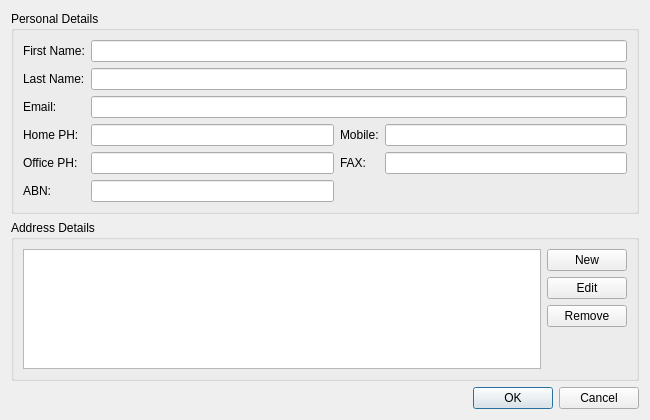
<?xml version="1.0" encoding="UTF-8"?>
<ui version="4.0">
 <class>AddContactDialog</class>
 <widget class="QDialog" name="AddContactDialog">
  <property name="geometry">
   <rect>
    <x>0</x>
    <y>0</y>
    <width>650</width>
    <height>420</height>
   </rect>
  </property>
  <property name="sizePolicy">
   <sizepolicy hsizetype="Fixed" vsizetype="Fixed">
    <horstretch>0</horstretch>
    <verstretch>0</verstretch>
   </sizepolicy>
  </property>
  <property name="minimumSize">
   <size>
    <width>650</width>
    <height>420</height>
   </size>
  </property>
  <property name="maximumSize">
   <size>
    <width>650</width>
    <height>420</height>
   </size>
  </property>
  <property name="windowTitle">
   <string>Dialog</string>
  </property>
  <layout class="QVBoxLayout" name="verticalLayout">
   <item>
    <widget class="QGroupBox" name="personalDetailsGroup">
     <property name="title">
      <string>Personal Details</string>
     </property>
     <layout class="QGridLayout" name="gridLayout_2">
      <item row="0" column="0">
       <widget class="QLabel" name="firstNameLabel">
        <property name="text">
         <string>First Name:</string>
        </property>
       </widget>
      </item>
      <item row="0" column="2" colspan="3">
       <widget class="QLineEdit" name="firstNameEdit"/>
      </item>
      <item row="1" column="0">
       <widget class="QLabel" name="lastNameLabel">
        <property name="text">
         <string>Last Name:</string>
        </property>
       </widget>
      </item>
      <item row="1" column="2" colspan="3">
       <widget class="QLineEdit" name="lastNameEdit"/>
      </item>
      <item row="2" column="0">
       <widget class="QLabel" name="emailLabel">
        <property name="text">
         <string>Email:</string>
        </property>
       </widget>
      </item>
      <item row="2" column="2" colspan="3">
       <widget class="QLineEdit" name="emailEdit"/>
      </item>
      <item row="3" column="0">
       <widget class="QLabel" name="homePHLabel">
        <property name="text">
         <string>Home PH:</string>
        </property>
       </widget>
      </item>
      <item row="3" column="2">
       <widget class="QLineEdit" name="homePHEdit"/>
      </item>
      <item row="3" column="3">
       <widget class="QLabel" name="mobileLabel">
        <property name="text">
         <string>Mobile:</string>
        </property>
       </widget>
      </item>
      <item row="3" column="4">
       <widget class="QLineEdit" name="mobileEdit"/>
      </item>
      <item row="4" column="0">
       <widget class="QLabel" name="officePHLabel">
        <property name="text">
         <string>Office PH:</string>
        </property>
       </widget>
      </item>
      <item row="4" column="2">
       <widget class="QLineEdit" name="officePHEdit"/>
      </item>
      <item row="4" column="3">
       <widget class="QLabel" name="faxLabel">
        <property name="text">
         <string>FAX:</string>
        </property>
       </widget>
      </item>
      <item row="4" column="4">
       <widget class="QLineEdit" name="faxEdit"/>
      </item>
      <item row="5" column="0">
       <widget class="QLabel" name="abnLabel">
        <property name="text">
         <string>ABN:</string>
        </property>
       </widget>
      </item>
      <item row="5" column="2">
       <widget class="QLineEdit" name="abnEdit"/>
      </item>
     </layout>
    </widget>
   </item>
   <item>
    <widget class="QGroupBox" name="addressGroup">
     <property name="title">
      <string>Address Details</string>
     </property>
     <layout class="QGridLayout" name="gridLayout">
      <item row="0" column="1">
       <widget class="QPushButton" name="addAddressButton">
        <property name="text">
         <string>New</string>
        </property>
       </widget>
      </item>
      <item row="1" column="1">
       <widget class="QPushButton" name="editAddressButton">
        <property name="text">
         <string>Edit</string>
        </property>
       </widget>
      </item>
      <item row="2" column="1">
       <widget class="QPushButton" name="removeAddressButton">
        <property name="text">
         <string>Remove</string>
        </property>
       </widget>
      </item>
      <item row="3" column="1">
       <spacer name="verticalSpacer">
        <property name="orientation">
         <enum>Qt::Vertical</enum>
        </property>
        <property name="sizeHint" stdset="0">
         <size>
          <width>20</width>
          <height>11</height>
         </size>
        </property>
       </spacer>
      </item>
      <item row="0" column="0" rowspan="4">
       <widget class="QTableView" name="addressList"/>
      </item>
     </layout>
    </widget>
   </item>
   <item>
    <widget class="QDialogButtonBox" name="buttonBox">
     <property name="orientation">
      <enum>Qt::Horizontal</enum>
     </property>
     <property name="standardButtons">
      <set>QDialogButtonBox::Cancel|QDialogButtonBox::Ok</set>
     </property>
    </widget>
   </item>
  </layout>
 </widget>
 <tabstops>
  <tabstop>firstNameEdit</tabstop>
  <tabstop>lastNameEdit</tabstop>
  <tabstop>emailEdit</tabstop>
  <tabstop>homePHEdit</tabstop>
  <tabstop>mobileEdit</tabstop>
  <tabstop>officePHEdit</tabstop>
  <tabstop>faxEdit</tabstop>
  <tabstop>abnEdit</tabstop>
  <tabstop>addressList</tabstop>
  <tabstop>addAddressButton</tabstop>
  <tabstop>editAddressButton</tabstop>
  <tabstop>removeAddressButton</tabstop>
  <tabstop>buttonBox</tabstop>
 </tabstops>
 <resources/>
 <connections>
  <connection>
   <sender>buttonBox</sender>
   <signal>accepted()</signal>
   <receiver>AddContactDialog</receiver>
   <slot>accept()</slot>
   <hints>
    <hint type="sourcelabel">
     <x>248</x>
     <y>254</y>
    </hint>
    <hint type="destinationlabel">
     <x>157</x>
     <y>274</y>
    </hint>
   </hints>
  </connection>
  <connection>
   <sender>buttonBox</sender>
   <signal>rejected()</signal>
   <receiver>AddContactDialog</receiver>
   <slot>reject()</slot>
   <hints>
    <hint type="sourcelabel">
     <x>316</x>
     <y>260</y>
    </hint>
    <hint type="destinationlabel">
     <x>286</x>
     <y>274</y>
    </hint>
   </hints>
  </connection>
 </connections>
</ui>
